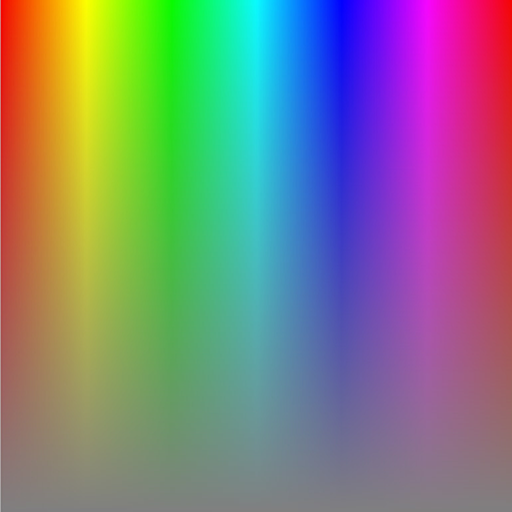
%> input picture rgb.png, 512 x 512 px
$ octave a0_script.m   (GNU Octave 9; MATLAB toolbox functions it lacks are replaced by stand-ins)
%> lines starting %> are read from the running program, lines starting %| are printed output that depends on the picture
### inputImages.m
img2         = imread("rgb.png");
%> img2 is the input picture: size 512x512x3 uint8; mean R, G, B 127.6, 127.6, 127.6
img        = imread("house.tiff");
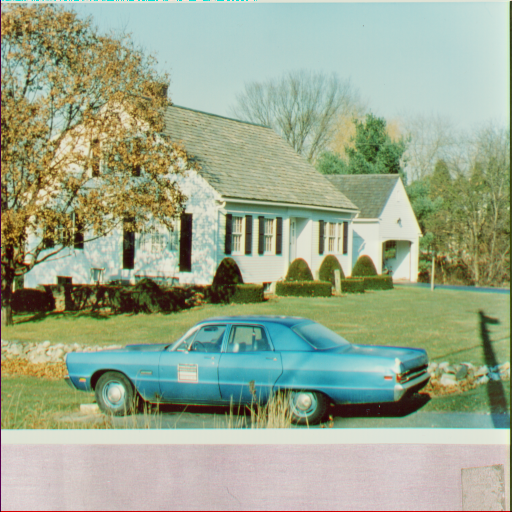
%> input picture house.tiff, 512 x 512 px
%> img is the input picture: size 512x512x3 uint8; mean R, G, B 155.4, 168.2, 142.2

imshow(img);
title("Image 1");

figure;
imshow(img2);
title("Image 2");

### colour.m
[img_r, img_g, img_b] = imsplit(img);
imgRBSwap = cat(3,img_b,img_g,img_r);
imgGray = rgb2gray(img);

subplot(2,2,1);
imshow(imgRBSwap);
title("Red and Blue Swapped");

subplot(2,2,2);
imshow(img_g);
title("Green Channel");

subplot(2,2,3);
imshow(img_r);
title("Red Channel");

subplot(2,2,4);
imshow(imgGray);
title("Grayscale Image");

### replacement.m
img2Gray    = rgb2gray(img2);

combinedImage = img2Gray;
% Image size is 512x512px, centre 100px is from 207-306
combinedImage(207:306,207:306,:) = imgGray(207:306,207:306,:);
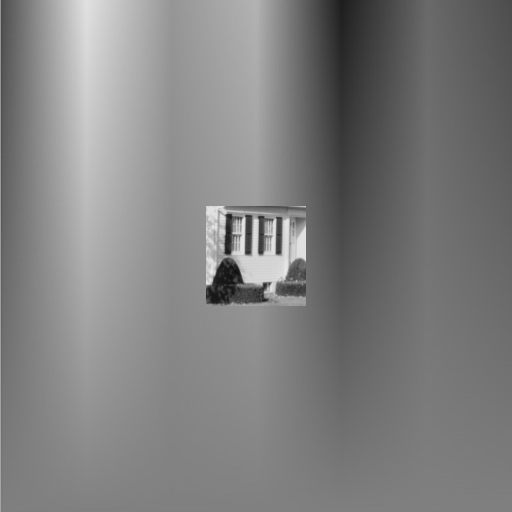
%> combinedImage: size 512x512 uint8; min 14, max 232, mean 127.5
figure;
imshow(combinedImage);
title("Pixel Replacement");

### arithmetic.m
maxImg      = max(max(img_g));
%> maxImg = 242
minImg      = min(min(img_g));
%> minImg = 0
meanImg     = mean(mean(img_g));
%> meanImg = 168.2
stdImg      = std(std(double(img_g)));
%> stdImg = 7.7

disp("The max pixel value is: " + maxImg);
%| The max pixel value is: 242
disp("The min pixel value is: " + minImg);
%| The min pixel value is: 0
disp("The mean is: " + meanImg);
%| The mean is: 168.226
disp("The standard deviation is: " + stdImg);
%| The standard deviation is: 7.7048
disp("The values were obtained by using the max(), min(), and");
disp("std() MATLAB functions. The image data type needed to be");
disp("typecasted into a double for use in the std() function.");

B = ((img_g-meanImg)*10/stdImg)+meanImg;
figure;
imshow(B);
title("4(b)");

shiftLength = 2;
C = zeros(size(img_g));
C(:,1:512-shiftLength) = double(img_g(:,1+shiftLength:512));
figure;
imshow(uint8(C));
title("4(c)");

D = img_g - uint8(C);
figure;
imshow(D);
title("4(d)");

E = flip(img_g,2);
figure;
imshow(E);
title("4(e)");

F = 255 - img_g;
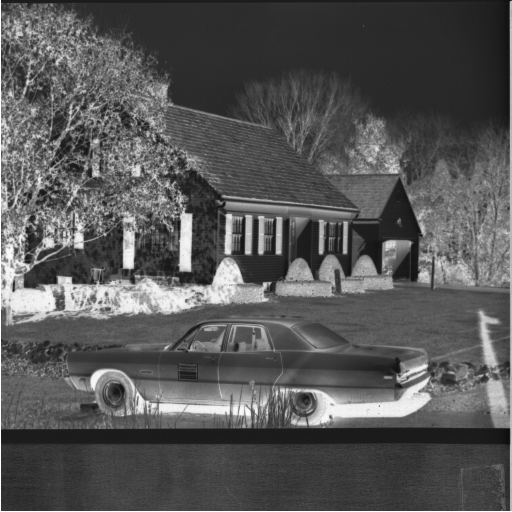
%> F: size 512x512 uint8; min 13, max 255, mean 86.8
figure;
imshow(F);
title("4(f)");

### noise.m
A_r = rescale(img_r);
A_g = rescale(img_g);
A_b = rescale(img_b);

meanVal = 0;
stdVal = 0.02;

A_r = imnoise(A_r,'gaussian',meanVal,stdVal);
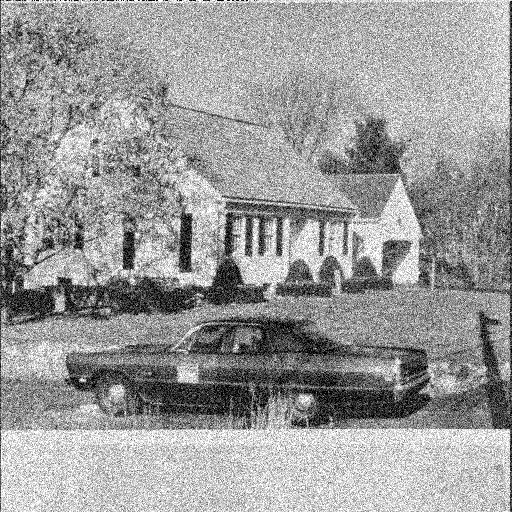
%> A_r: size 512x512 double; min 0, max 1, mean 0.608
A_g = imnoise(A_g,'gaussian',meanVal,stdVal);
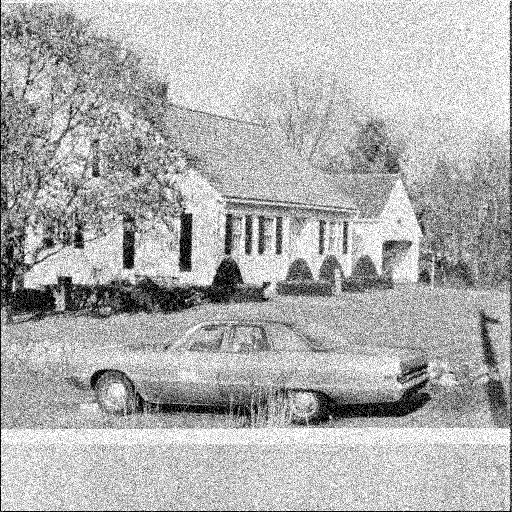
%> A_g: size 512x512 double; min 0, max 1, mean 0.69
A_b = imnoise(A_b,'gaussian',meanVal,stdVal);
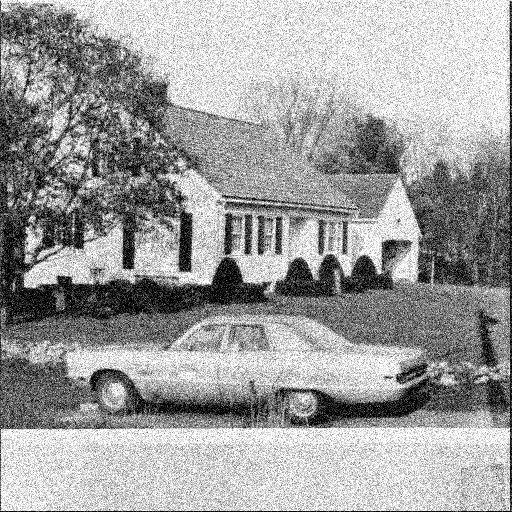
%> A_b: size 512x512 double; min 0, max 1, mean 0.623

A = cat(3,A_r,A_g,A_b);
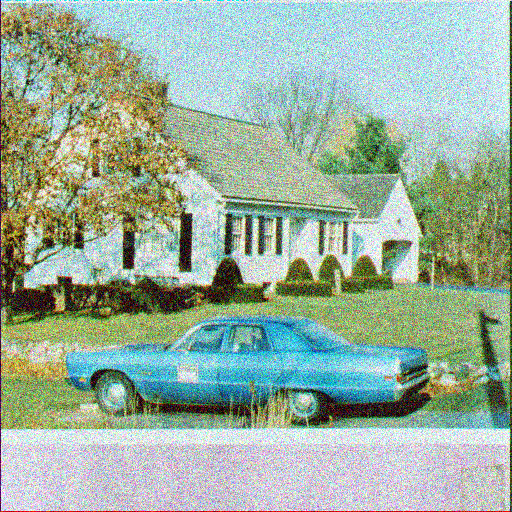
%> A: size 512x512x3 double; mean R, G, B 0.608, 0.69, 0.623

figure;
subplot(2,3,1);
imshow(A_r);
title("Gaussian Noise on Red Channel");

subplot(2,3,2);
imshow(A_g);
title("Gaussian Noise on Green Channel");

subplot(2,3,3);
imshow(A_b);
title("Gaussian Noise on Blue Channel");

subplot(2,3,5);
imshow(A);
title("Combined Noise Channels");

disp("I used a standard deviation value of "+stdVal+" for a tasteful addition");
disp("of noise");

### a0_script.m
%% CPS843/CP8307 Assignment 0 - MATLAB Warm-up
% Include this file in your submission. Do not modify it, other than to add
% your name and student number. The grader should be able to run this
% script to step through the entire assignment.
% - For multi-part questions, insert your own pauses, where appropriate.
% - For written answer questions, print your answer in the MATLAB terminal.
% Student Name:
% Student Number:

%% Q1
fprintf('Question 1 starting...\n');
inputImages; %% write inputImages.m
fprintf('Question 1 done! Press enter to continue...\n\n');
pause;

%% Q2
fprintf('Question 2 starting...\n');
colour;  %% write colour.m
fprintf('Question 2 done! Press enter to continue...\n\n');
pause;

%% Q3
fprintf('Question 3 starting...\n');
replacement; %% write replacement.m
fprintf('Question 3 done! Press enter to continue...\n\n');
pause;

%% Q4
fprintf('Question 4 starting...\n');
arithmetic; %% write arithmetic.m
fprintf('Question 4 done! Press enter to continue...\n\n');
pause;

%% Q5
fprintf('Question 5 starting...\n');
noise;  %% write noise.m
fprintf('Question 5 done!\n\n');
